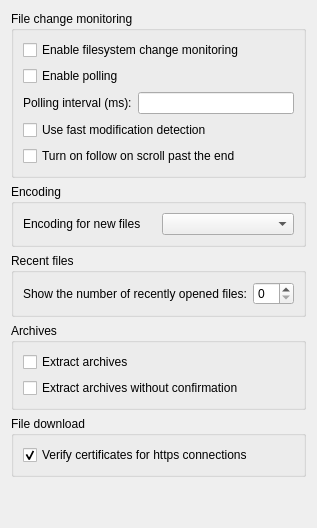
     <widget class="QWidget" name="file_watch_tab">
      <attribute name="title">
       <string>File</string>
      </attribute>
      <layout class="QVBoxLayout" name="verticalLayout_9">
       <item>
        <widget class="QGroupBox" name="fileChangeBox">
         <property name="title">
          <string>File change monitoring</string>
         </property>
         <layout class="QVBoxLayout" name="verticalLayout">
          <item>
           <widget class="QCheckBox" name="nativeFileWatchCheckBox">
            <property name="text">
             <string>Enable filesystem change monitoring</string>
            </property>
           </widget>
          </item>
          <item>
           <widget class="QCheckBox" name="pollingCheckBox">
            <property name="text">
             <string>Enable polling</string>
            </property>
           </widget>
          </item>
          <item>
           <layout class="QHBoxLayout" name="horizontalLayout_5">
            <item>
             <widget class="QLabel" name="label_5">
              <property name="text">
               <string>Polling interval (ms):</string>
              </property>
             </widget>
            </item>
            <item>
             <widget class="QLineEdit" name="pollIntervalLineEdit">
              <property name="maximumSize">
               <size>
                <width>16777215</width>
                <height>16777215</height>
               </size>
              </property>
              <property name="inputMethodHints">
               <set>Qt::ImhDigitsOnly</set>
              </property>
             </widget>
            </item>
           </layout>
          </item>
          <item>
           <widget class="QCheckBox" name="fastModificationDetectionCheckBox">
            <property name="text">
             <string>Use fast modification detection</string>
            </property>
           </widget>
          </item>
          <item>
           <widget class="QCheckBox" name="allowFollowOnScrollCheckBox">
            <property name="text">
             <string>Turn on follow on scroll past the end</string>
            </property>
           </widget>
          </item>
         </layout>
        </widget>
       </item>
       <item>
        <widget class="QGroupBox" name="encodingGroupBox">
         <property name="title">
          <string>Encoding</string>
         </property>
         <layout class="QVBoxLayout" name="verticalLayout_17">
          <item>
           <layout class="QHBoxLayout" name="horizontalLayout_3">
            <item>
             <widget class="QLabel" name="label_12">
              <property name="text">
               <string>Encoding for new files</string>
              </property>
             </widget>
            </item>
            <item>
             <widget class="QComboBox" name="encodingComboBox"/>
            </item>
           </layout>
          </item>
         </layout>
        </widget>
       </item>
       <item>
        <widget class="QGroupBox" name="recentFilesBox">
         <property name="sizePolicy">
          <sizepolicy hsizetype="Expanding" vsizetype="Fixed">
           <horstretch>0</horstretch>
           <verstretch>0</verstretch>
          </sizepolicy>
         </property>
         <property name="layoutDirection">
          <enum>Qt::LeftToRight</enum>
         </property>
         <property name="title">
          <string>Recent files</string>
         </property>
         <layout class="QVBoxLayout" name="verticalLayout_recentFilesBox">
          <item>
           <layout class="QHBoxLayout" name="horizontalLayout_6">
            <item>
             <widget class="QLabel" name="recentFilesLabel">
              <property name="sizePolicy">
               <sizepolicy hsizetype="Preferred" vsizetype="Preferred">
                <horstretch>1</horstretch>
                <verstretch>0</verstretch>
               </sizepolicy>
              </property>
              <property name="text">
               <string>Show the number of recently opened files:</string>
              </property>
             </widget>
            </item>
            <item>
             <widget class="QSpinBox" name="filesHistoryMaxItemsSpinBox">
              <property name="sizePolicy">
               <sizepolicy hsizetype="Minimum" vsizetype="Fixed">
                <horstretch>0</horstretch>
                <verstretch>0</verstretch>
               </sizepolicy>
              </property>
             </widget>
            </item>
           </layout>
          </item>
         </layout>
        </widget>
       </item>
       <item>
        <widget class="QGroupBox" name="archivesGroupBox">
         <property name="title">
          <string>Archives</string>
         </property>
         <layout class="QVBoxLayout" name="verticalLayout_10">
          <item>
           <widget class="QCheckBox" name="extractArchivesCheckBox">
            <property name="text">
             <string>Extract archives</string>
            </property>
           </widget>
          </item>
          <item>
           <widget class="QCheckBox" name="extractArchivesAlwaysCheckBox">
            <property name="text">
             <string>Extract archives without confirmation</string>
            </property>
           </widget>
          </item>
         </layout>
        </widget>
       </item>
       <item>
        <widget class="QGroupBox" name="downloadGroupBox">
         <property name="title">
          <string>File download</string>
         </property>
         <layout class="QVBoxLayout" name="verticalLayout_11">
          <item>
           <widget class="QCheckBox" name="verifySslCheckBox">
            <property name="text">
             <string>Verify certificates for https connections</string>
            </property>
            <property name="checked">
             <bool>true</bool>
            </property>
           </widget>
          </item>
         </layout>
        </widget>
       </item>
       <item>
        <spacer name="verticalSpacer_3">
         <property name="orientation">
          <enum>Qt::Vertical</enum>
         </property>
         <property name="sizeHint" stdset="0">
          <size>
           <width>20</width>
           <height>40</height>
          </size>
         </property>
        </spacer>
       </item>
      </layout>
     </widget>
